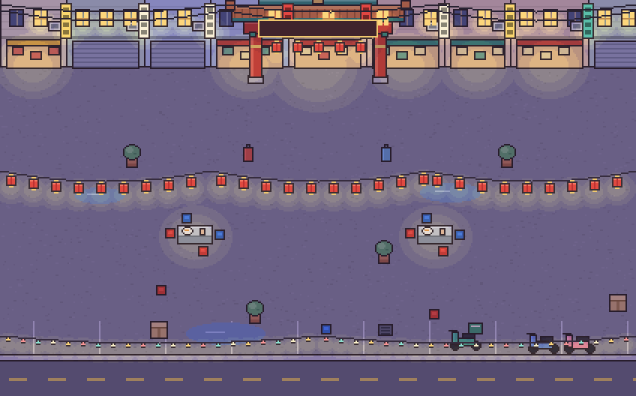
#> input picture page/bg.png, 1272 x 792 px, found by its file name (shown at 1/2 size)
$ python art2.py out.png
#> lines starting #> are read from the running program, lines starting #| are printed output that depends on the picture; after the words box and inside, x2 and y2 are one past the last pixel; in counts of white or black regions, pixels touching at a corner belong together
### art/market.py
import random, sys
from PIL import Image, ImageDraw, ImageChops
from scenes import R, box, block, sh, OUT, WOOD_T, WOOD_F, bubble, plant, crate, paper
from night import person, cat

W, H = 424, 264
CREAM = (250, 240, 214)
AMBER = (252, 214, 124)
RED = (224, 74, 64)
lights, late = [], []

F = {
    "A": "01110 10001 10001 11111 10001 10001 10001", "B": "11110 10001 10001 11110 10001 10001 11110",
    "C": "01110 10001 10000 10000 10000 10001 01110", "D": "11110 10001 10001 10001 10001 10001 11110",
    "E": "11111 10000 10000 11110 10000 10000 11111", "G": "01110 10001 10000 10111 10001 10001 01110",
    "H": "10001 10001 10001 11111 10001 10001 10001", "I": "11111 00100 00100 00100 00100 00100 11111",
    "K": "10001 10010 10100 11000 10100 10010 10001", "L": "10000 10000 10000 10000 10000 10000 11111",
    "M": "10001 11011 10101 10101 10001 10001 10001", "N": "10001 11001 10101 10011 10001 10001 10001",
    "O": "01110 10001 10001 10001 10001 10001 01110", "P": "11110 10001 10001 11110 10000 10000 10000",
    "R": "11110 10001 10001 11110 10100 10010 10001", "S": "01111 10000 10000 01110 00001 00001 11110",
    "T": "11111 00100 00100 00100 00100 00100 00100", "U": "10001 10001 10001 10001 10001 10001 01110",
    "V": "10001 10001 10001 10001 10001 01010 00100", "W": "10001 10001 10001 10101 10101 11011 10001",
    "Y": "10001 10001 01010 00100 00100 00100 00100",
    "1": "00100 01100 00100 00100 00100 00100 01110", "2": "01110 10001 00001 00010 00100 01000 11111",
}


# [20 lines left out: functions text, sign, not called in this run]


def rlantern(x, y, glow=12):
    def f(d):
        R(d, x + 1, y - 1, 3, 1, (240, 200, 110))
        box(d, x - 1, y, 7, 7, RED)
        R(d, x, y + 1, 5, 1, (244, 120, 100))
        R(d, x + 2, y + 1, 1, 5, (190, 50, 50))
        R(d, x + 1, y + 7, 3, 1, (240, 200, 110))
    late.append(f)
    if glow:
        lights.append((x + 2, y + 8, glow))


def string(d, y0, xs, sag, kind, every):
    cols = [AMBER, (250, 150, 150), (140, 226, 210), (250, 240, 200)]
    n = 0
    for a, b in zip(xs, xs[1:]):
        for x in range(a, b):
            t = (x - a) / (b - a)
            y = int(y0 + sag * 4 * t * (1 - t))
            late.append(lambda d, x=x, y=y: R(d, x, y, 1, 1, (54, 44, 62)))
            if (x - a) % every == every // 2:
                if kind == "lantern":
                    rlantern(x - 2, y + 2)
                else:
                    c = cols[n % 4]
                    n += 1
                    late.append(lambda d, x=x, y=y, c=c: (R(d, x - 1, y + 1, 3, 3, OUT), R(d, x, y + 1, 1, 2, c), R(d, x - 1, y + 2, 3, 1, c)))
                    lights.append((x, y + 6, 9))


# [95 lines left out: functions ground, facades, gate, not called in this run]


TARPS = {
    "rwb": [(214, 84, 76), (246, 240, 232), (76, 116, 196), (246, 240, 232)],
    "yg": [(244, 204, 96), (84, 164, 124)],
    "pw": [(238, 142, 164), (250, 240, 236)],
    "tw": [(72, 172, 172), (250, 244, 230)],
    "ow": [(244, 154, 74), (252, 240, 214)],
    "gold": [(244, 204, 96), (204, 72, 64)],
    "nb": [(70, 92, 168), (250, 244, 230)],
}


def awning(d, x, y, w, cols):
    R(d, x - 3, y, w + 6, 13, OUT)
    for i, sx in enumerate(range(x - 2, x + w + 2, 4)):
        c = cols[i % len(cols)]
        ww = min(4, x + w + 2 - sx)
        R(d, sx, y + 1, ww, 11, c)
        R(d, sx, y + 1, ww, 1, sh(c, 1.1))
        R(d, sx, y + 9, ww, 3, sh(c, 0.84))
    for i, sx in enumerate(range(x - 3, x + w + 1, 6)):
        box(d, sx, y + 12, 7, 4, cols[(i * 2) % len(cols)] if len(cols) > 2 else cols[i % 2])


def stall(d, x, y, name, tarp, who, goods, w=64, signc=(CREAM, (196, 52, 52)), lit=46, panel=(214, 84, 76)):
    R(d, x + 2, y + 22, w - 4, 20, (98, 78, 88))
    R(d, x + 4, y + 30, w - 8, 1, (140, 110, 100))
    rnd = random.Random(x)
    for bx in range(x + 6, x + w - 8, 5):
        if abs(bx - (x + w // 2)) > 9:
            R(d, bx, y + 25, 3, 5, rnd.choice([(150, 200, 170), (240, 200, 120), (230, 140, 130), (170, 190, 230)]))
    box(d, x + 1, y + 22, 3, 32, (120, 124, 140))
    box(d, x + w - 4, y + 22, 3, 32, (120, 124, 140))
    awning(d, x, y + 11, w, TARPS[tarp])
    if who:
        who(d, x + w // 2 - 6, y + 27)
    block(d, x, y + 40, w, 15, (218, 224, 232), (156, 166, 182), 8)
    R(d, x + 3, y + 48, w - 6, 5, panel)
    box(d, x + 6, y + 47, 14, 7, CREAM)
    R(d, x + 8, y + 49, 8, 1, (190, 90, 80))
    R(d, x + 8, y + 51, 6, 1, (120, 130, 150))
    box(d, x + 5, y + 54, 6, 5, (70, 64, 78))
    box(d, x + w - 11, y + 54, 6, 5, (70, 64, 78))
    goods(d, x + 4, y + 34)
    if name:
        sign(x, y, w, name, *signc)
    if lit > 30:
        for k in (10, w - 15):
            rlantern(x + k, y + 28, glow=0)
    lights.append((x + w // 2, y + 44, lit))


def steam(x, y):
    late.append(lambda d: [R(d, x + px, y + py, 1, 1, (232, 234, 244)) for px, py in [(0, 0), (1, -2), (3, -1), (2, -4), (4, -5), (1, -7), (5, -8), (3, -10)]])


# [14 lines left out: function g_wok, not called in this run]


def g_plan(d, x, y):
    box(d, x, y - 4, 16, 13, (70, 110, 96))
    R(d, x + 2, y - 2, 10, 1, CREAM)
    R(d, x + 2, y + 1, 8, 1, CREAM)
    R(d, x + 2, y + 4, 11, 1, (240, 200, 120))
    paper(d, x + 20, y + 3)
    paper(d, x + 28, y + 2, (176, 206, 236))
    paper(d, x + 36, y + 4, (246, 226, 150))
    box(d, x + 47, y + 1, 6, 8, (120, 150, 200))
    R(d, x + 48, y - 2, 1, 3, (240, 200, 110))
    R(d, x + 51, y - 3, 1, 4, (230, 120, 110))


# [85 lines left out: functions g_review, g_orders, g_ship, umbrella, fruit_cart, scooter and 1 more, not called in this run]


def gas(d, x, y, c=(226, 96, 84)):
    box(d, x, y + 2, 7, 10, c)
    R(d, x + 1, y + 3, 1, 8, sh(c, 1.2))
    box(d, x + 2, y, 3, 3, (120, 124, 140))


# [81 lines left out: functions dog, scene, not called in this run]


# [3 lines that do not run on import are left out]

### art/scenes.py
from PIL import Image, ImageDraw
import random, sys

T = 16
OUT = (58, 46, 52)
W, H = 320, 224


def sh(c, k):
    return tuple(max(0, min(255, int(v * k))) for v in c)


def R(d, x, y, w, h, f):
    if w > 0 and h > 0:
        d.rectangle([x, y, x + w - 1, y + h - 1], fill=f)


def box(d, x, y, w, h, f, o=OUT):
    R(d, x, y, w, h, o)
    R(d, x + 1, y + 1, w - 2, h - 2, f)


def block(d, x, y, w, h, top, front, fh):
    box(d, x, y, w, h, top)
    R(d, x + 1, y + h - 1 - fh, w - 2, fh, front)
    R(d, x + 1, y + h - 2 - fh, w - 2, 1, sh(front, 0.82))
    R(d, x + 1, y + 1, w - 2, 1, sh(top, 1.1))


# ---------- floors ----------
# [46 lines left out: functions wood, checker, carpet, room, not called in this run]


def gap(d, x, y, w, h, col):
    R(d, x - 1, y, w + 2, h, OUT)
    R(d, x, y, w, h, col)


# ---------- furniture ----------
WOOD_T, WOOD_F = (204, 156, 106), (168, 120, 78)


# [27 lines left out: functions desk, bookshelf, not called in this run]


def plant(d, x, y):
    box(d, x + 2, y + 9, 8, 7, (204, 136, 104))
    R(d, x + 3, y + 13, 6, 2, (176, 110, 84))
    d.ellipse([x, y, x + 11, y + 10], fill=(116, 170, 122), outline=OUT)
    d.ellipse([x + 2, y + 2, x + 6, y + 5], fill=(150, 196, 146))
    R(d, x + 7, y + 6, 2, 1, (92, 142, 104))


def rug(d, x, y, w, h, c):
    box(d, x, y, w, h, c, sh(c, 0.72))
    d.rectangle([x + 2, y + 2, x + w - 3, y + h - 3], outline=sh(c, 1.1))


# [7 lines left out: function sofa, not called in this run]


def table(d, x, y, w, h):
    block(d, x, y, w, h, WOOD_T, WOOD_F, 5)


def chair(d, x, y, c=(226, 150, 130)):
    box(d, x, y, 8, 8, c)
    R(d, x + 1, y + 5, 6, 2, sh(c, 0.8))


def paper(d, x, y, c=(246, 242, 234)):
    R(d, x, y, 6, 5, c)
    R(d, x + 1, y + 1, 4, 1, sh(c, 0.8))
    R(d, x + 1, y + 3, 3, 1, sh(c, 0.8))


# [63 lines left out: functions board, whiteboard, window, rack, counter, chest and 2 more, not called in this run]


# ---------- characters ----------
FRONT = [
    "....OOOO....",
    "...OHHHHO...",
    "..OHHHHHHO..",
    "..OHHHHHHO..",
    "..OHSSSSHO..",
    "..OSeSSeSO..",
    "..OSSSSSSO..",
    "...OSSSSO...",
    "..OCCCCCCO..",
    ".OCCCCCCCCO.",
    ".OSCCCCCCSO.",
    ".OSCCCCCCSO.",
    "..OCCCCCCO..",
    "..OPPOOPPO..",
    "..OPPOOPPO..",
    "..OOO..OOO..",
]
BACK = FRONT[:4] + ["..OHHHHHHO..", "..OHHHHHHO..", "..OHHHHHHO..", "...OHHHHO..."] + FRONT[8:]


# [28 lines left out: functions char, bubble, not called in this run]


ROLE = {
    "lead": ((92, 70, 60), (236, 200, 116)),
    "arch": ((210, 190, 150), (180, 164, 216)),
    "b1": ((70, 62, 76), (132, 172, 216)),
    "b2": ((176, 110, 80), (132, 172, 216)),
    "scout": ((230, 150, 110), (144, 198, 152)),
    "rev": ((60, 80, 110), (234, 152, 132)),
    "you": ((52, 44, 60), (92, 170, 170)),
}


# [236 lines left out: functions agent, scene_a, scene_b, tree, cottage, sand and 1 more, not called in this run]


# [9 lines that do not run on import are left out]

### art/night.py
import random, sys
from PIL import Image, ImageDraw, ImageChops
from scenes import (R, box, block, sh, OUT, W, H, WOOD_T, WOOD_F, FRONT, BACK, bubble, plant, crate, paper, chest)

CREAM = (244, 236, 214)
AMBER = (250, 212, 124)
lights, late = [], []  # glow pools, things drawn after the night tint


# [34 lines left out: functions cobble, facades, not called in this run]


def person(d, x, y, hair, shirt, skin=(244, 208, 174), back=False, acc=()):
    pal = {"O": OUT, "H": hair, "S": skin, "e": OUT, "C": shirt, "P": (96, 98, 126)}
    for j, row in enumerate(BACK if back else FRONT):
        for i, ch in enumerate(row):
            if ch != ".":
                R(d, x + i, y + j, 1, 1, pal[ch])
    for a in acc:
        if a == "straw":
            c = (236, 208, 140)
            R(d, x, y + 2, 12, 2, OUT)
            R(d, x + 1, y + 2, 10, 1, c)
            box(d, x + 3, y - 1, 6, 4, c)
            R(d, x + 4, y + 1, 4, 1, (200, 110, 100))
        elif a == "beanie":
            c = (224, 120, 110)
            R(d, x + 3, y + 1, 6, 1, c)
            R(d, x + 2, y + 2, 8, 2, c)
            R(d, x + 2, y + 3, 8, 1, sh(c, 0.8))
            box(d, x + 5, y - 2, 3, 3, CREAM)
        elif a == "bun":
            box(d, x + 4, y - 3, 4, 4, hair)
        elif a == "band":
            R(d, x + 2, y + 3, 8, 1, (120, 200, 190))
        elif a == "glasses" and not back:
            for gx in (3, 5, 6, 8):
                R(d, x + gx, y + 5, 1, 1, (210, 232, 244))
        elif a == "apron" and not back:
            R(d, x + 3, y + 9, 6, 4, CREAM)
            R(d, x + 4, y + 8, 4, 1, CREAM)
        elif a == "tail" and back:
            R(d, x + 5, y + 7, 2, 5, hair)
        elif a == "hood":
            R(d, x + 2, y + 2, 1, 5, shirt)
            R(d, x + 9, y + 2, 1, 5, shirt)
            R(d, x + 3, y + 1, 6, 1, shirt)


# [27 lines left out: functions lantern, stall, not called in this run]


def g_scrolls(d, x, y):
    for i, c in enumerate([(236, 240, 246), (170, 200, 232), (236, 240, 246)]):
        box(d, x + i * 9, y + 2, 8, 5, c)
        R(d, x + i * 9 + 1, y + 4, 6, 1, sh(c, 0.8))
    box(d, x + 34, y, 10, 8, (120, 150, 200))
    R(d, x + 36, y + 2, 6, 1, CREAM)
    R(d, x + 36, y + 4, 4, 1, CREAM)


# [7 lines left out: function g_blocks, not called in this run]


def g_curios(d, x, y):
    for i, c in enumerate([(232, 190, 120), (170, 210, 150), (220, 160, 190)]):
        box(d, x + i * 7, y + 1, 6, 7, c)
        R(d, x + i * 7 + 1, y, 4, 1, OUT)
    box(d, x + 26, y + 2, 12, 6, (236, 224, 190))
    R(d, x + 28, y + 4, 3, 1, (200, 110, 100))
    R(d, x + 32, y + 5, 4, 1, (120, 150, 190))
    box(d, x + 41, y + 1, 5, 7, (150, 190, 220))


# [146 lines left out: functions g_checks, g_parcels, table, cart, cat, string_lights and 1 more, not called in this run]


# [4 lines that do not run on import are left out]

### art/art2.py
import sys, random
from PIL import Image, ImageDraw, ImageChops
import market as M
from market import R, box, block, sh, OUT, CREAM, AMBER, RED, person, plant, WOOD_T, WOOD_F
from scenes import FRONT
import night as N

OUTD = sys.argv[1]
W = 424


def save(im, name):
    im.resize((im.width * 3, im.height * 3), Image.NEAREST).save(f"{OUTD}/{name}.png")


def tint(im, col):
    r, g, b, a = im.split()
    rgb = ImageChops.multiply(Image.merge("RGB", (r, g, b)), Image.new("RGB", im.size, col))
    return Image.merge("RGBA", (*rgb.split(), a))


# ---------- night market: head, segment, foot, extra stalls ----------
bg = Image.open(f"{OUTD}/bg.png")
#> bg is the input picture: PIL image 1272x792 RGB; mean R, G, B 112.8, 99.8, 125.8
bg.crop((0, 0, 1272, 702)).save(f"{OUTD}/nm_head.png")
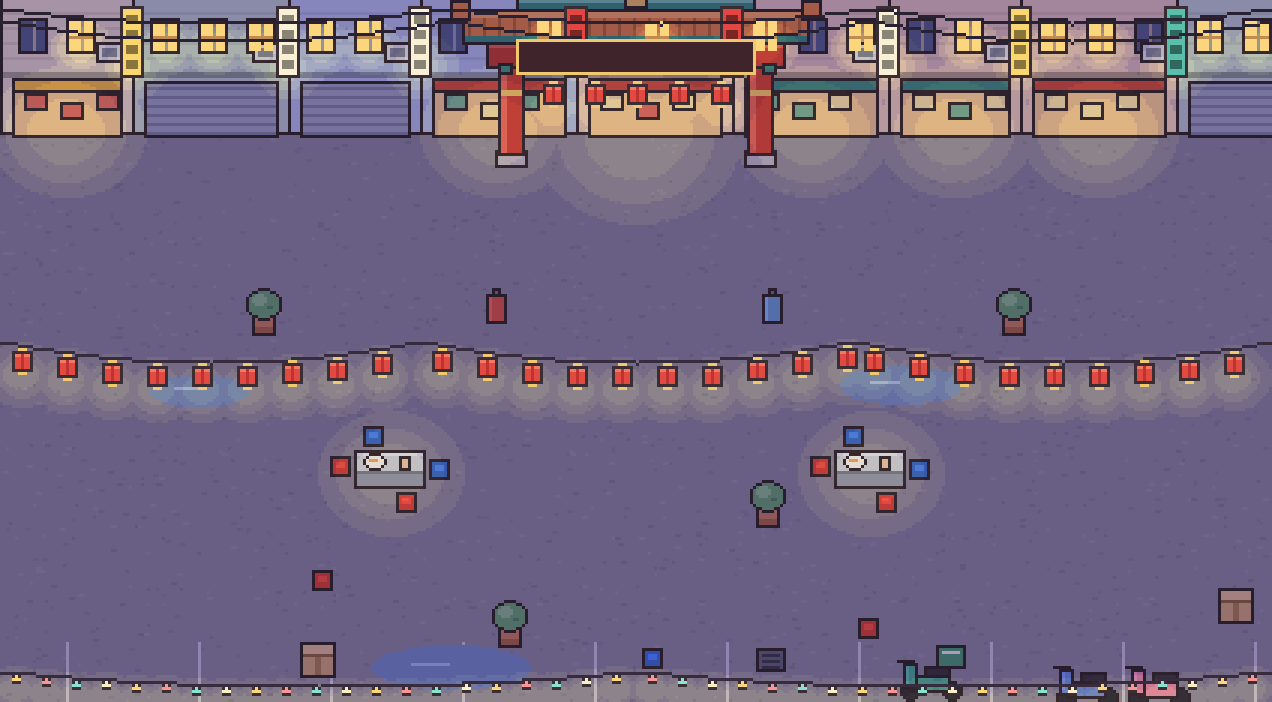
#> saved as nm_head.png: PIL image 1272x702 RGB; mean R, G, B 115.1, 101.8, 127.4
bg.crop((0, 702, 1272, 792)).save(f"{OUTD}/nm_foot.png")
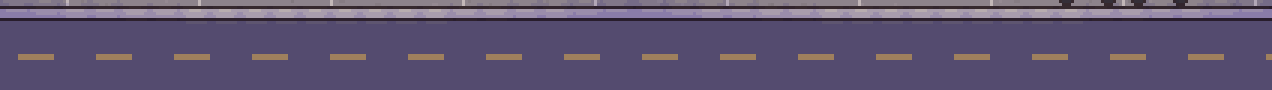
#> saved as nm_foot.png: PIL image 1272x90 RGB; mean R, G, B 94.9, 84.6, 113.8

SEG = 96
M.late.clear(); M.lights.clear()
day = Image.new("RGB", (W, SEG))
#> day: PIL image 424x96 RGB; every value is 0
d = ImageDraw.Draw(day)
base = (150, 146, 158)
R(d, 0, 0, W, SEG, base)
rnd = random.Random(9)
for _ in range(900):
    R(d, rnd.randrange(W), rnd.randrange(SEG), rnd.choice([1, 2]), 1, sh(base, rnd.choice([0.92, 0.95, 1.05])))
d.ellipse([190, 40, 232, 52], fill=(128, 150, 190)); R(d, 200, 45, 12, 1, (176, 196, 226))
plant(d, 82, 60); plant(d, 332, 60); M.gas(d, 166, 58); M.gas(d, 250, 58, (120, 170, 200))
for sx, sy, c in [(176, 76, RED), (240, 72, (70, 120, 200))]:
    box(d, sx, sy, 7, 7, c); R(d, sx + 2, sy + 2, 3, 2, sh(c, 1.25))
M.string(d, 80, [0, 140, 284, W], 5, "lantern", 15)
night = ImageChops.multiply(day, Image.new("RGB", day.size, (180, 166, 216)))
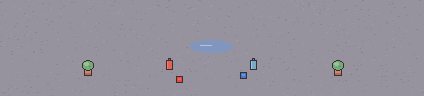
#> day: PIL image 424x96 RGB; mean R, G, B 149.2, 145.4, 157.4
warm = ImageChops.multiply(day, Image.new("RGB", day.size, (255, 246, 226)))
mask = Image.new("L", day.size, 0)
#> mask: PIL image 424x96 L; every value is 0
for cx, cy, r in M.lights:
    for f, v in ((1.0, 70), (0.74, 138), (0.48, 204)):
        layer = Image.new("L", day.size, 0)
        rr = r * f
        ImageDraw.Draw(layer).ellipse([cx - rr, cy - rr * 0.84, cx + rr, cy + rr * 0.84], fill=v)
        mask = ImageChops.lighter(mask, layer)
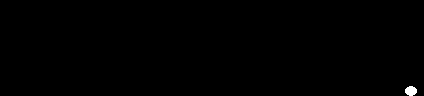
#> layer: PIL image 424x96 L; values 0 (black) and 204 (white), 0.23% white; 1 white region, box (x1, y1, x2, y2) and area: (405, 86, 417, 96) 92
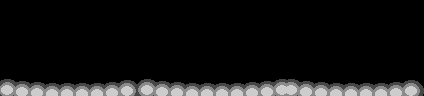
#> mask: PIL image 424x96 L; min 0, max 204, mean 20.5
out = Image.composite(warm, night, mask)
dd = ImageDraw.Draw(out)
for f in M.late:
    f(dd)
save(out, "nm_seg")
#> in save, `im.resize((im.width * 3, im.height * 3), Image.NEAREST).save(f"{OUTD}/..`:
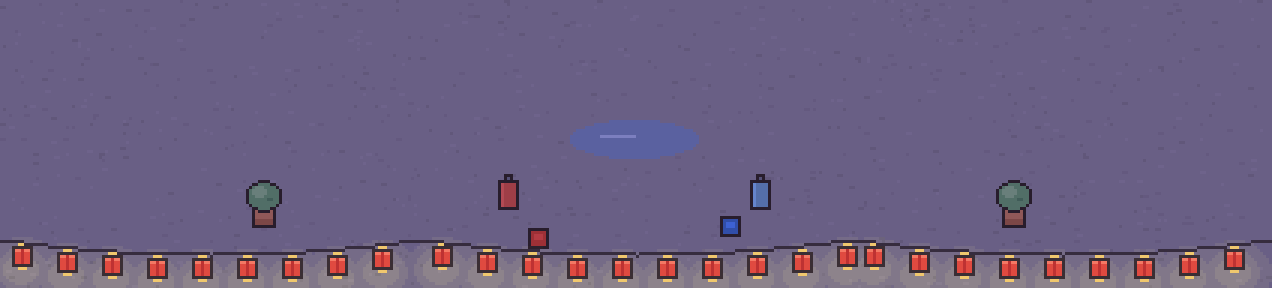
#> saved as nm_seg.png: PIL image 1272x288 RGB; mean R, G, B 108, 95.7, 129.6

lady = lambda **k: (lambda d, x, y: person(d, x, y, **k))
EXTRA = {
    "docs": ("tw", lady(hair=(150, 96, 70), shirt=(200, 190, 220), acc=("glasses",)), M.g_plan, (150, 110, 190)),
    "research": ("yg", lady(hair=(40, 40, 52), shirt=(240, 200, 120), skin=(206, 160, 122), acc=("bun",)), N.g_curios, (240, 200, 90)),
    "marketing": ("pw", lady(hair=(232, 190, 110), shirt=(240, 120, 110), acc=("band",)), N.g_scrolls, (240, 120, 110)),
    "data": ("nb", lady(hair=(90, 90, 110), shirt=(150, 200, 190), skin=(206, 160, 122), acc=("glasses", "apron")), None, (130, 136, 150)),
}
import importlib.util
for key, (tarp, who, goods, panel) in EXTRA.items():
    M.late.clear(); M.lights.clear()
    im = Image.new("RGBA", (76, 52), (0, 0, 0, 0))
    d = ImageDraw.Draw(im)
    if goods is None:
        def goods(d, x, y):
            box(d, x, y - 3, 22, 13, CREAM)
            for k, hh in enumerate([4, 7, 3, 8, 5]):
                R(d, x + 2 + k * 4, y + 8 - hh, 3, hh, [(110, 190, 170), (250, 200, 90), (236, 110, 130), (84, 164, 124), (130, 150, 220)][k])
            box(d, x + 28, y + 1, 12, 9, (80, 78, 96)); R(d, x + 30, y + 3, 8, 4, (150, 226, 190))
            box(d, x + 44, y + 3, 5, 7, (236, 180, 176)); box(d, x + 51, y + 3, 5, 7, (176, 212, 220))
    M.stall(d, 6, -11, None, tarp, who, goods, panel=panel)
    lit = tint(im, (255, 246, 226)); dl = ImageDraw.Draw(lit)
    for f in M.late: f(dl)
    dim = im.copy(); dm = ImageDraw.Draw(dim)
    for f in M.late: f(dm)
    save(lit, f"stall_{key}_lit"); save(tint(dim, (150, 140, 196)), f"stall_{key}_dim")
#> im: PIL image 76x52 RGBA
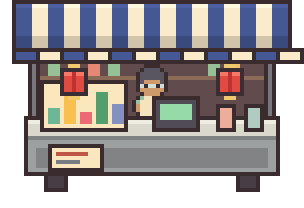
#> lit: PIL image 76x52 RGBA (shown 4 times larger); mean R, G, B, A 98.6, 92.7, 92.6, 190.1; transparent parts drawn white

$ run again, with page/nm_seg.png copied over page/bg.png
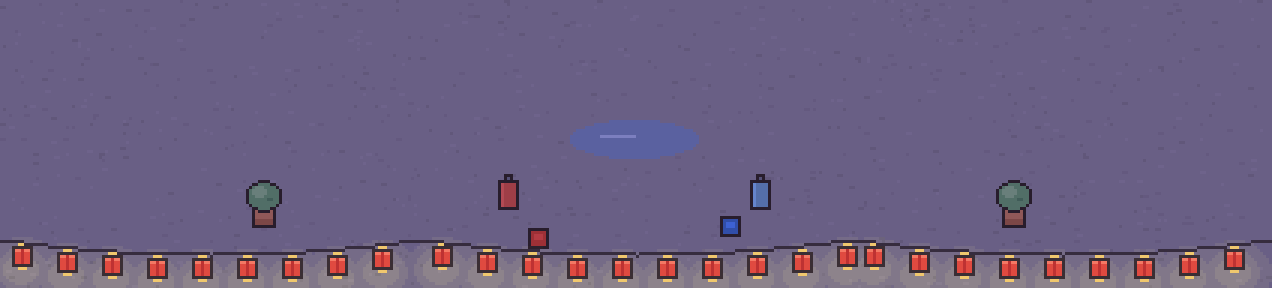
#> input picture page/nm_seg.png, 1272 x 288 px, found by its file name
#> bg is the input picture: PIL image 1272x288 RGB; mean R, G, B 108, 95.7, 129.6
#> `bg.crop((0, 0, 1272, 702)).save(f"{OUTD}/nm_head.png")`:
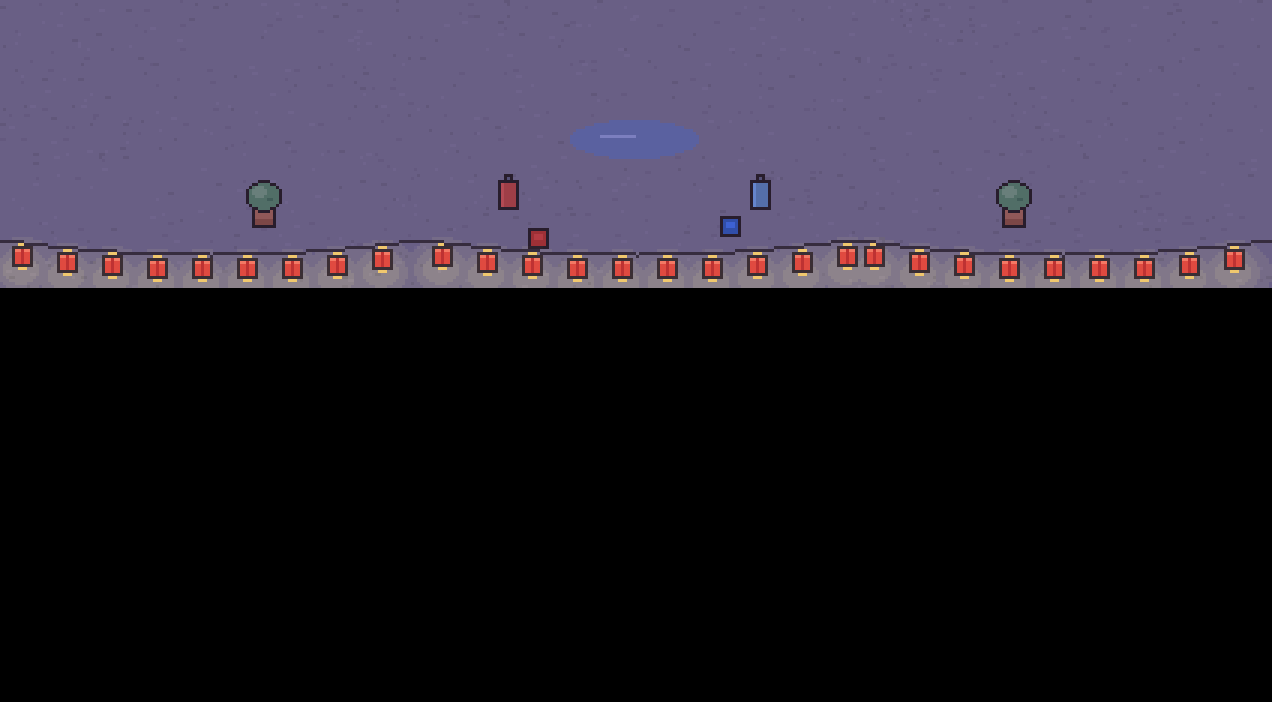
#> saved as nm_head.png: PIL image 1272x702 RGB; mean R, G, B 44.3, 39.3, 53.2
